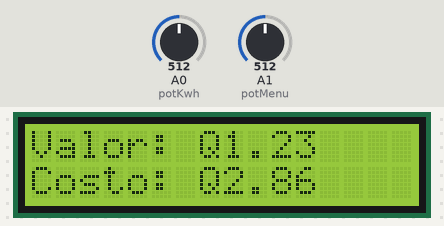
This sketch was run on a simulated Arduino Uno, built with avr-gcc and run on an emulated ATmega328P. On the bench: 16×2 character LCD. The inputs (shaded band) are chosen by the test bench; at power-on: A1 (potMenu) = 512, A0 (potKwh) = 512.

Above: at 1.2 s.
1.3 s: A1 (potMenu) set to 306
At 1.48 s:
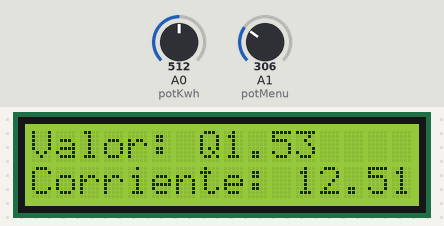
3.6 s: A0 (potKwh) set to 422
At 3.81 s:
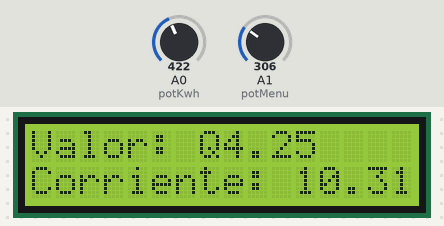
5.1 s: A0 (potKwh) set to 397
At 5.35 s:
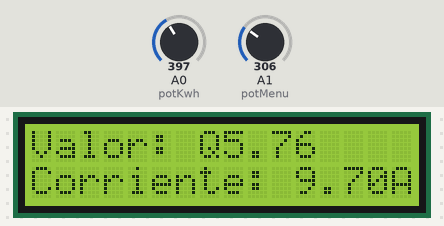
7.5 s: A1 (potMenu) set to 122
At 7.67 s:
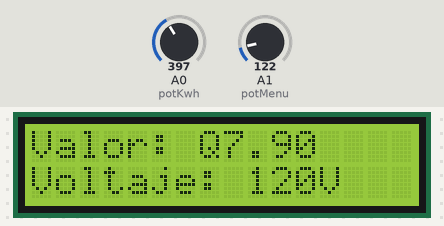
9.8 s: A1 (potMenu) set to 716
At 9.99 s:
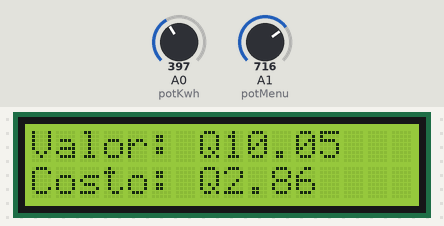
12.1 s: A1 (potMenu) set to 900
At 12.31 s:
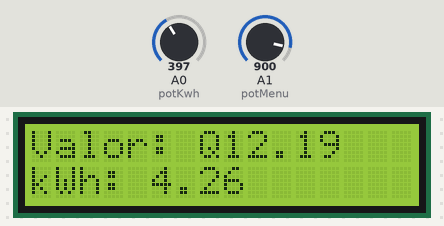
Timing chart, 0 to 15.1 s (numbered marks = the images above; inputs shaded):
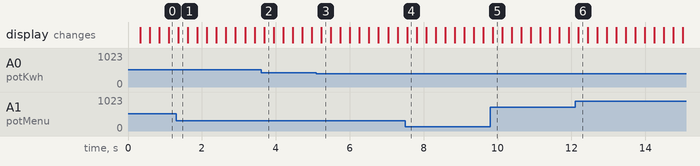

The sketch:

Hijo2.ino
```cpp
#include <Wire.h>
#include <LiquidCrystal.h>

const float voltaje = 120.0;
const float costo = 2.86;
const int ID = 2;

int potKwh = A0;
int potMenu = A1;

float kwhFijo = 0.0;
float energiaConsumida = 0.0;
float valor = 0.0;
float corriente = 0.0;

unsigned long lastMillis = 0;
unsigned long startMillis = 0;
int currentScreen = 0;

LiquidCrystal lcd(12, 11, 5, 4, 3, 2);

void setup() {
  lcd.begin(16, 2);
  lcd.clear();

  Wire.begin(ID);
  Wire.onRequest(requestEvent);

  lastMillis = millis();
  startMillis = millis();
}

void loop() {
  unsigned long now = millis();
  float deltaT = (now - lastMillis) / 1000.0;
  lastMillis = now;

  unsigned long elapsedMillis = now - startMillis;
  unsigned long totalSeconds = elapsedMillis / 1000;
  int hours = totalSeconds / 3600;
  int minutes = (totalSeconds % 3600) / 60;
  int seconds = totalSeconds % 60;
  int kwhRaw = analogRead(potKwh);
  kwhFijo = map(kwhRaw, 0, 1023, 0, 3000);
  energiaConsumida += (kwhFijo * deltaT) / 3600.0;
  valor = energiaConsumida * costo;
  corriente = kwhFijo / voltaje;

  int menuRaw = analogRead(potMenu);
  currentScreen = map(menuRaw, 0, 1023, 0, 4);

  lcd.setCursor(0, 0);
  lcd.print("Valor: Q");
  lcd.print(valor, 2);
  lcd.print("     ");

  lcd.setCursor(0, 1);
  lcd.print("                ");

  switch (currentScreen) {
    case 0:
      lcd.setCursor(0, 1);
      lcd.print("Voltaje: ");
      lcd.print(voltaje, 0);
      lcd.print("V");
      break;
    case 1:
      lcd.setCursor(0, 1);
      lcd.print("Corriente: ");
      lcd.print(corriente, 2);
      lcd.print("A");
      break;
    case 2:
      lcd.setCursor(0, 1);
      lcd.print("Costo: Q");
      lcd.print(costo, 2);
      break;
    case 3:
      lcd.setCursor(0, 1);
      lcd.print("kWh: ");
      lcd.print(energiaConsumida, 2);
      break;
    case 4:
      lcd.setCursor(0, 1);
      lcd.print("Tiempo ");
      if (hours < 10) lcd.print('0');
      lcd.print(hours); lcd.print(':');
      if (minutes < 10) lcd.print('0');
      lcd.print(minutes); lcd.print(':');
      if (seconds < 10) lcd.print('0');
      lcd.print(seconds);
      break;
  }

  delay(250);
}


void requestEvent() {
  Wire.write((byte*)&energiaConsumida, sizeof(energiaConsumida));
  Wire.write((byte*)&valor, sizeof(valor));
}
```

Measured:
- the behaviour switches between 410 and 409 on A0 (potKwh) (found by bisection; images 2 and 3)
- after the input at 1.3 s, the display: changes after 0.06 s (image 1)
- after the input at 5.1 s, the display: changes after 0.13 s (image 3)
- after the input at 7.5 s, the display: changes after 0.05 s (image 4)
- after the input at 9.8 s, the display: changes after 0.07 s (image 5)
- after the input at 12.1 s, the display: changes after 0.09 s (image 6)
